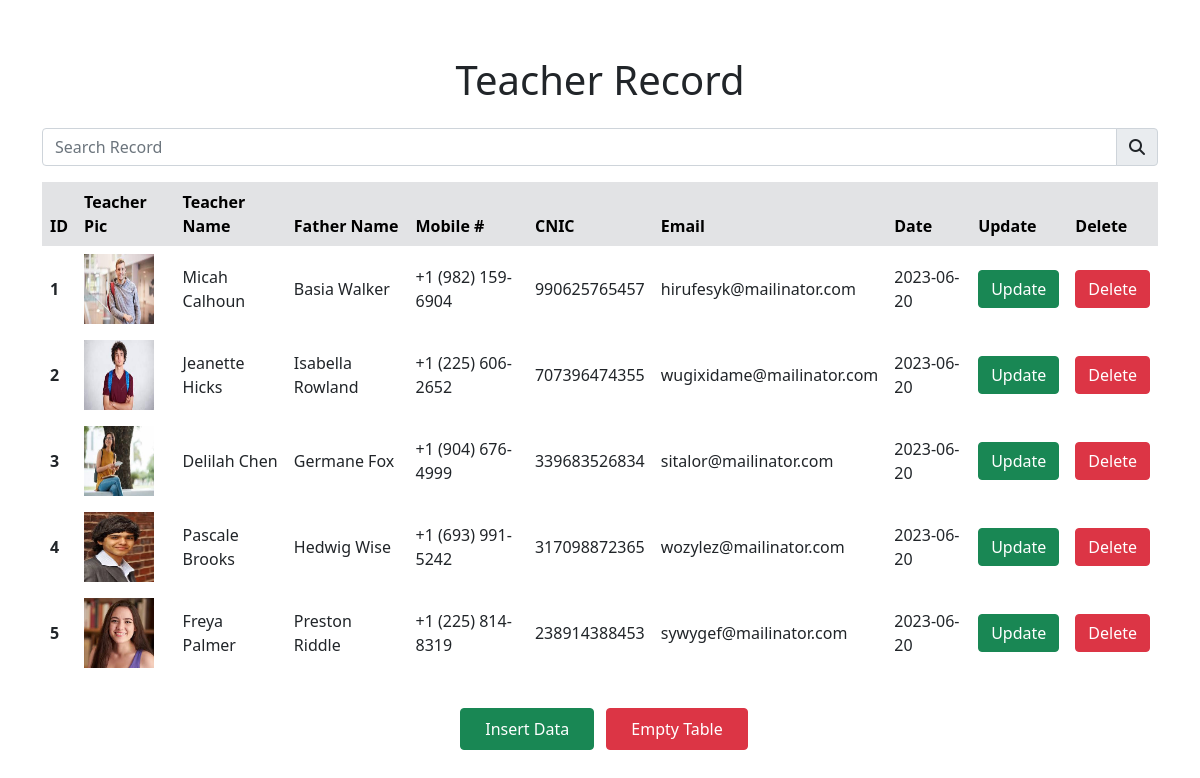
/CURD/teacher-view.php, run on the app's committed database.
### tables this page shows
CREATE TABLE `teacher` (
  `tid` bigint(255) NOT NULL,
  `tname` varchar(255) NOT NULL,
  `tfname` varchar(255) NOT NULL,
  `tmobile` varchar(255) NOT NULL,
  `tcnic` varchar(255) NOT NULL,
  `temail` varchar(255) NOT NULL,
  `tpic` varchar(255) NOT NULL,
  `tdate` varchar(255) NOT NULL
);

### CURD/teacher-view.php (the view, shortened to what this page needs)
<?php
    include('./connection.php');
    if(isset($_GET['search'])){
      $search = $_GET['search'];
    }
    else{
      $search = NULL;
    }
?>
<!doctype html>
<html lang="en">
<head>
  <link rel="stylesheet" href="https://cdnjs.cloudflare.com/ajax/libs/font-awesome/6.4.0/css/all.min.css" />
  <link href="../files/bootstrap.min.css" rel="stylesheet">
</head>
<body>
  <main class='container'>
    <div class="row justify-content-center">
      <div class="col-12">
        <div class="table-responsive mt-5">
            <h1 class="py-2 text-center">Teacher Record</h1>
            <form>
              <div class="input-group my-3 align-right">
                <input type="search" class="form-control" name="search" placeholder="Search Record" aria-describedby="addon">
                <span class="input-group-text" id="addon"><i class="fa-solid fa-magnifying-glass"></i></span>
              </div>
            </form>
            <table class="table table-hover table-borderless align-middle">
                <thead class="table-secondary">
                    <tr>
                        <th>ID</th>
                        <th>Teacher Pic</th>
                        <th>Teacher Name</th>
                        <th>Father Name</th>
                        <th>Mobile #</th>
                        <th>CNIC</th>
                        <th>Email</th>
                        <th>Date</th>
                        <th>Update</th>
                        <th>Delete</th>
                    </tr>
                </thead>
                <tbody>
                <?php
                    $sql = "SELECT * FROM `teacher` WHERE (`tid` LIKE '$search' or `tname` LIKE '%$search%' or `tfname` LIKE '%$search%' or `tmobile` LIKE '%$search%' or `tcnic` LIKE '$search%' or `temail` LIKE '%$search%' or `tdate` LIKE '%$search%') ORDER BY `tid` ";
                    $run = mysqli_query($conn, $sql);
                    while( $select = mysqli_fetch_array($run, MYSQLI_ASSOC)){
                    ?>
                    <tr>
                        <th><?php echo $select['tid'] ?></th>
                        <td><img src="./singleimg/<?php echo $select['tpic'] ?>" alt="Couldn't Load" width="70" height="70"></td>
                        <td><?php echo $select['tname'] ?></td>
                        <td><?php echo $select['tfname'] ?></td>
                        <td><?php echo $select['tmobile'] ?></td>
                        <td><?php echo $select['tcnic'] ?></td>
                        <td><?php echo $select['temail'] ?></td>
                        <td><?php echo $select['tdate'] ?></td>
                        <td><a href="./teacher-update.php?tid=<?php echo $select['tid'] ?>" class="btn btn-success">Update</a></td>
                        <td><a href="./teacher-delete.php?tid=<?php echo $select['tid'] ?>" class="btn btn-danger">Delete</a></td>
                    </tr>
                    <?php
                    }
                ?>
                </tbody>
            </table>
        </div>
      </div>
      <div class="col-12 my-3 text-center">
        <a href="./teacher-insert.php" target="_blank" class="btn btn-success px-4 py-2 mx-2">Insert Data</a>
        <a href="./teacher-empty.php?del" class="btn btn-danger px-4 py-2">Empty Table</a>
      </div>
    </div>
  </main>
</body>
</html>

### data on the page
teacher: tid "1", tpic (picture), tname "Micah Calhoun", tfname "Basia Walker", tmobile "+1 (982) 159-6904", tcnic "990625765457", temail "hirufesyk@mailinator.com", tdate "2023-06-20"
teacher: tid "2", tpic (picture), tname "Jeanette Hicks", tfname "Isabella Rowland", tmobile "+1 (225) 606-2652", tcnic "707396474355", temail "wugixidame@mailinator.com", tdate "2023-06-20"
teacher: tid "3", tpic (picture), tname "Delilah Chen", tfname "Germane Fox", tmobile "+1 (904) 676-4999", tcnic "339683526834", temail "sitalor@mailinator.com", tdate "2023-06-20"
teacher: tid "4", tpic (picture), tname "Pascale Brooks", tfname "Hedwig Wise", tmobile "+1 (693) 991-5242", tcnic "317098872365", temail "wozylez@mailinator.com", tdate "2023-06-20"
teacher: tid "5", tpic (picture), tname "Freya Palmer", tfname "Preston Riddle", tmobile "+1 (225) 814-8319", tcnic "238914388453", temail "sywygef@mailinator.com", tdate "2023-06-20"
